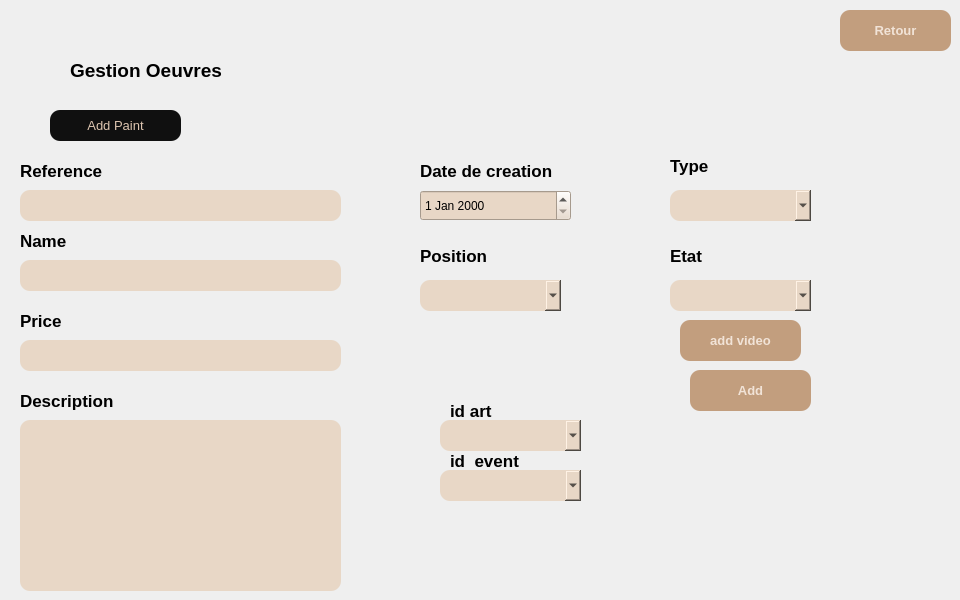
      <widget class="QWidget" name="page_11">
       <widget class="QLabel" name="label_20">
        <property name="geometry">
         <rect>
          <x>70</x>
          <y>50</y>
          <width>241</width>
          <height>41</height>
         </rect>
        </property>
        <property name="font">
         <font>
          <pointsize>14</pointsize>
          <weight>75</weight>
          <bold>true</bold>
         </font>
        </property>
        <property name="text">
         <string>Gestion Oeuvres</string>
        </property>
       </widget>
       <widget class="QPushButton" name="pushButton_addpaint">
        <property name="geometry">
         <rect>
          <x>50</x>
          <y>110</y>
          <width>131</width>
          <height>31</height>
         </rect>
        </property>
        <property name="font">
         <font>
          <pointsize>10</pointsize>
         </font>
        </property>
        <property name="styleSheet">
         <string notr="true">QPushButton
{
border-radius:10px;
background-color:#101010;
color:#DDC5B0;
}
QPushButton:pressed{
padding-left:5px;
padding-top:5px;
background-color: #C29E7E;


}</string>
        </property>
        <property name="text">
         <string>Add Paint</string>
        </property>
       </widget>
       <widget class="QLabel" name="label_name_2">
        <property name="geometry">
         <rect>
          <x>20</x>
          <y>230</y>
          <width>71</width>
          <height>21</height>
         </rect>
        </property>
        <property name="font">
         <font>
          <pointsize>13</pointsize>
          <weight>75</weight>
          <bold>true</bold>
         </font>
        </property>
        <property name="text">
         <string>Name</string>
        </property>
       </widget>
       <widget class="QLineEdit" name="lineEdit_name">
        <property name="geometry">
         <rect>
          <x>20</x>
          <y>260</y>
          <width>321</width>
          <height>31</height>
         </rect>
        </property>
        <property name="styleSheet">
         <string notr="true">
background-color: rgb(232, 215, 198);
border-radius:10px;</string>
        </property>
       </widget>
       <widget class="QLabel" name="label_price">
        <property name="geometry">
         <rect>
          <x>20</x>
          <y>310</y>
          <width>71</width>
          <height>21</height>
         </rect>
        </property>
        <property name="font">
         <font>
          <pointsize>13</pointsize>
          <weight>75</weight>
          <bold>true</bold>
         </font>
        </property>
        <property name="text">
         <string>Price</string>
        </property>
       </widget>
       <widget class="QLineEdit" name="lineEdit_price">
        <property name="geometry">
         <rect>
          <x>20</x>
          <y>340</y>
          <width>321</width>
          <height>31</height>
         </rect>
        </property>
        <property name="styleSheet">
         <string notr="true">
background-color: rgb(232, 215, 198);
border-radius:10px;</string>
        </property>
       </widget>
       <widget class="QLabel" name="label_desc_2">
        <property name="geometry">
         <rect>
          <x>20</x>
          <y>390</y>
          <width>121</width>
          <height>21</height>
         </rect>
        </property>
        <property name="font">
         <font>
          <pointsize>13</pointsize>
          <weight>75</weight>
          <bold>true</bold>
         </font>
        </property>
        <property name="text">
         <string>Description</string>
        </property>
       </widget>
       <widget class="QLineEdit" name="lineEdit_desc">
        <property name="geometry">
         <rect>
          <x>20</x>
          <y>420</y>
          <width>321</width>
          <height>171</height>
         </rect>
        </property>
        <property name="styleSheet">
         <string notr="true">
background-color: rgb(232, 215, 198);
border-radius:10px;</string>
        </property>
        <property name="alignment">
         <set>Qt::AlignLeading|Qt::AlignLeft|Qt::AlignTop</set>
        </property>
        <property name="placeholderText">
         <string/>
        </property>
       </widget>
       <widget class="QLabel" name="label_datecrea">
        <property name="geometry">
         <rect>
          <x>420</x>
          <y>160</y>
          <width>171</width>
          <height>21</height>
         </rect>
        </property>
        <property name="font">
         <font>
          <pointsize>13</pointsize>
          <weight>75</weight>
          <bold>true</bold>
         </font>
        </property>
        <property name="text">
         <string>Date de creation</string>
        </property>
       </widget>
       <widget class="QPushButton" name="btn_confirmer">
        <property name="geometry">
         <rect>
          <x>690</x>
          <y>370</y>
          <width>121</width>
          <height>41</height>
         </rect>
        </property>
        <property name="font">
         <font>
          <pointsize>10</pointsize>
          <weight>75</weight>
          <bold>true</bold>
         </font>
        </property>
        <property name="styleSheet">
         <string notr="true">QPushButton
{
border-radius:10px;
background-color:#C29E7E;
color:#F1E3D7;
}
QPushButton:pressed{
padding-left:5px;
padding-top:5px;
background-color: #C29E7E;


}</string>
        </property>
        <property name="text">
         <string>Add</string>
        </property>
       </widget>
       <widget class="QLineEdit" name="lineEdit_reference">
        <property name="enabled">
         <bool>true</bool>
        </property>
        <property name="geometry">
         <rect>
          <x>20</x>
          <y>190</y>
          <width>321</width>
          <height>31</height>
         </rect>
        </property>
        <property name="styleSheet">
         <string notr="true">
background-color: rgb(232, 215, 198);
border-radius:10px;</string>
        </property>
       </widget>
       <widget class="QLabel" name="label_name_4">
        <property name="geometry">
         <rect>
          <x>20</x>
          <y>160</y>
          <width>101</width>
          <height>21</height>
         </rect>
        </property>
        <property name="font">
         <font>
          <pointsize>13</pointsize>
          <weight>75</weight>
          <bold>true</bold>
         </font>
        </property>
        <property name="text">
         <string>Reference</string>
        </property>
       </widget>
       <widget class="QPushButton" name="btn_confirmer_2">
        <property name="geometry">
         <rect>
          <x>840</x>
          <y>10</y>
          <width>111</width>
          <height>41</height>
         </rect>
        </property>
        <property name="font">
         <font>
          <pointsize>10</pointsize>
          <weight>75</weight>
          <bold>true</bold>
         </font>
        </property>
        <property name="styleSheet">
         <string notr="true">QPushButton
{
border-radius:10px;
background-color:#C29E7E;
color:#F1E3D7;
}
QPushButton:pressed{
padding-left:5px;
padding-top:5px;
background-color: #C29E7E;


}</string>
        </property>
        <property name="text">
         <string>Retour</string>
        </property>
       </widget>
       <widget class="QDateEdit" name="dateEdit">
        <property name="geometry">
         <rect>
          <x>420</x>
          <y>190</y>
          <width>151</width>
          <height>31</height>
         </rect>
        </property>
        <property name="styleSheet">
         <string notr="true">background-color: rgb(232, 215, 198);
</string>
        </property>
       </widget>
       <widget class="QLabel" name="label_name_5">
        <property name="geometry">
         <rect>
          <x>670</x>
          <y>150</y>
          <width>141</width>
          <height>31</height>
         </rect>
        </property>
        <property name="font">
         <font>
          <pointsize>13</pointsize>
          <weight>75</weight>
          <bold>true</bold>
         </font>
        </property>
        <property name="text">
         <string>Type</string>
        </property>
       </widget>
       <widget class="QComboBox" name="comboBox">
        <property name="geometry">
         <rect>
          <x>670</x>
          <y>190</y>
          <width>141</width>
          <height>31</height>
         </rect>
        </property>
        <property name="styleSheet">
         <string notr="true">
background-color: rgb(232, 215, 198);
border-radius:10px;</string>
        </property>
        <item>
         <property name="text">
          <string/>
         </property>
        </item>
        <item>
         <property name="text">
          <string>Paint</string>
         </property>
        </item>
        <item>
         <property name="text">
          <string>sculpture</string>
         </property>
        </item>
        <item>
         <property name="text">
          <string>artisanat</string>
         </property>
        </item>
       </widget>
       <widget class="QLabel" name="label_name_6">
        <property name="geometry">
         <rect>
          <x>420</x>
          <y>240</y>
          <width>141</width>
          <height>31</height>
         </rect>
        </property>
        <property name="font">
         <font>
          <pointsize>13</pointsize>
          <weight>75</weight>
          <bold>true</bold>
         </font>
        </property>
        <property name="text">
         <string>Position</string>
        </property>
       </widget>
       <widget class="QComboBox" name="comboBox_2">
        <property name="geometry">
         <rect>
          <x>420</x>
          <y>280</y>
          <width>141</width>
          <height>31</height>
         </rect>
        </property>
        <property name="styleSheet">
         <string notr="true">
background-color: rgb(232, 215, 198);
border-radius:10px;</string>
        </property>
        <item>
         <property name="text">
          <string/>
         </property>
        </item>
        <item>
         <property name="text">
          <string>Salle A</string>
         </property>
        </item>
        <item>
         <property name="text">
          <string>Salle B</string>
         </property>
        </item>
        <item>
         <property name="text">
          <string>Salle C</string>
         </property>
        </item>
       </widget>
       <widget class="QLabel" name="label_name_7">
        <property name="geometry">
         <rect>
          <x>670</x>
          <y>240</y>
          <width>141</width>
          <height>31</height>
         </rect>
        </property>
        <property name="font">
         <font>
          <pointsize>13</pointsize>
          <weight>75</weight>
          <bold>true</bold>
         </font>
        </property>
        <property name="text">
         <string>Etat</string>
        </property>
       </widget>
       <widget class="QComboBox" name="comboBox_3">
        <property name="geometry">
         <rect>
          <x>670</x>
          <y>280</y>
          <width>141</width>
          <height>31</height>
         </rect>
        </property>
        <property name="styleSheet">
         <string notr="true">
background-color: rgb(232, 215, 198);
border-radius:10px;</string>
        </property>
        <item>
         <property name="text">
          <string/>
         </property>
        </item>
        <item>
         <property name="text">
          <string>Non Risque</string>
         </property>
        </item>
        <item>
         <property name="text">
          <string>Risque</string>
         </property>
        </item>
       </widget>
       <widget class="QPushButton" name="btn_addvd">
        <property name="geometry">
         <rect>
          <x>680</x>
          <y>320</y>
          <width>121</width>
          <height>41</height>
         </rect>
        </property>
        <property name="font">
         <font>
          <pointsize>10</pointsize>
          <weight>75</weight>
          <bold>true</bold>
         </font>
        </property>
        <property name="styleSheet">
         <string notr="true">QPushButton
{
border-radius:10px;
background-color:#C29E7E;
color:#F1E3D7;
}
QPushButton:pressed{
padding-left:5px;
padding-top:5px;
background-color: #C29E7E;


}</string>
        </property>
        <property name="text">
         <string>add video</string>
        </property>
       </widget>
       <widget class="QLabel" name="label_name_32">
        <property name="geometry">
         <rect>
          <x>450</x>
          <y>450</y>
          <width>101</width>
          <height>21</height>
         </rect>
        </property>
        <property name="font">
         <font>
          <pointsize>13</pointsize>
          <weight>75</weight>
          <bold>true</bold>
         </font>
        </property>
        <property name="text">
         <string>id  event</string>
        </property>
       </widget>
       <widget class="QComboBox" name="comboBox_idevent_4">
        <property name="geometry">
         <rect>
          <x>440</x>
          <y>470</y>
          <width>141</width>
          <height>31</height>
         </rect>
        </property>
        <property name="font">
         <font>
          <family>MS Shell Dlg 2</family>
         </font>
        </property>
        <property name="styleSheet">
         <string notr="true">
background-color: rgb(232, 215, 198);
border-radius:10px;</string>
        </property>
       </widget>
       <widget class="QLabel" name="label_name_33">
        <property name="geometry">
         <rect>
          <x>450</x>
          <y>400</y>
          <width>101</width>
          <height>21</height>
         </rect>
        </property>
        <property name="font">
         <font>
          <pointsize>13</pointsize>
          <weight>75</weight>
          <bold>true</bold>
         </font>
        </property>
        <property name="text">
         <string>id art</string>
        </property>
       </widget>
       <widget class="QComboBox" name="comboBox_idartiste_5">
        <property name="geometry">
         <rect>
          <x>440</x>
          <y>420</y>
          <width>141</width>
          <height>31</height>
         </rect>
        </property>
        <property name="font">
         <font>
          <family>MS Shell Dlg 2</family>
         </font>
        </property>
        <property name="styleSheet">
         <string notr="true">
background-color: rgb(232, 215, 198);
border-radius:10px;</string>
        </property>
       </widget>
      </widget>
